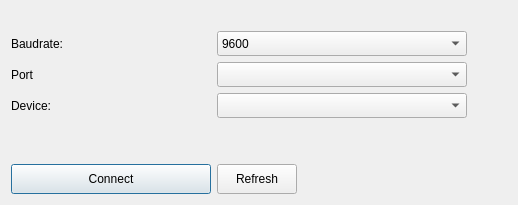
            <widget class="QWidget" name="tabSerial">
             <attribute name="title">
              <string>Serial COM</string>
             </attribute>
             <layout class="QGridLayout" name="gridLayout_7">
              <item row="0" column="3">
               <layout class="QGridLayout" name="gridLayout_3">
                <item row="1" column="1">
                 <widget class="QComboBox" name="comboBoxBaudRates">
                  <property name="enabled">
                   <bool>true</bool>
                  </property>
                  <property name="sizePolicy">
                   <sizepolicy hsizetype="Preferred" vsizetype="Preferred">
                    <horstretch>0</horstretch>
                    <verstretch>0</verstretch>
                   </sizepolicy>
                  </property>
                  <property name="minimumSize">
                   <size>
                    <width>0</width>
                    <height>25</height>
                   </size>
                  </property>
                  <property name="toolTip">
                   <string>&lt;html&gt;&lt;head/&gt;&lt;body&gt;&lt;p&gt;This list contains baud rates supported by current hardware.&lt;/p&gt;&lt;/body&gt;&lt;/html&gt;</string>
                  </property>
                  <property name="currentText">
                   <string notr="true">9600</string>
                  </property>
                  <item>
                   <property name="text">
                    <string>9600</string>
                   </property>
                  </item>
                  <item>
                   <property name="text">
                    <string>14400</string>
                   </property>
                  </item>
                  <item>
                   <property name="text">
                    <string>19200</string>
                   </property>
                  </item>
                  <item>
                   <property name="text">
                    <string>28800</string>
                   </property>
                  </item>
                  <item>
                   <property name="text">
                    <string>31250</string>
                   </property>
                  </item>
                  <item>
                   <property name="text">
                    <string>38400</string>
                   </property>
                  </item>
                  <item>
                   <property name="text">
                    <string>57600</string>
                   </property>
                  </item>
                  <item>
                   <property name="text">
                    <string>115200</string>
                   </property>
                  </item>
                 </widget>
                </item>
                <item row="2" column="0">
                 <widget class="QLabel" name="label_3">
                  <property name="text">
                   <string>Port</string>
                  </property>
                 </widget>
                </item>
                <item row="1" column="0">
                 <widget class="QLabel" name="label_2">
                  <property name="sizePolicy">
                   <sizepolicy hsizetype="Maximum" vsizetype="Preferred">
                    <horstretch>0</horstretch>
                    <verstretch>0</verstretch>
                   </sizepolicy>
                  </property>
                  <property name="minimumSize">
                   <size>
                    <width>0</width>
                    <height>0</height>
                   </size>
                  </property>
                  <property name="maximumSize">
                   <size>
                    <width>16777215</width>
                    <height>16777215</height>
                   </size>
                  </property>
                  <property name="text">
                   <string>Baudrate:</string>
                  </property>
                  <property name="alignment">
                   <set>Qt::AlignRight|Qt::AlignTrailing|Qt::AlignVCenter</set>
                  </property>
                 </widget>
                </item>
                <item row="3" column="0">
                 <widget class="QLabel" name="label">
                  <property name="sizePolicy">
                   <sizepolicy hsizetype="Maximum" vsizetype="Preferred">
                    <horstretch>0</horstretch>
                    <verstretch>0</verstretch>
                   </sizepolicy>
                  </property>
                  <property name="minimumSize">
                   <size>
                    <width>0</width>
                    <height>0</height>
                   </size>
                  </property>
                  <property name="maximumSize">
                   <size>
                    <width>16777215</width>
                    <height>16777215</height>
                   </size>
                  </property>
                  <property name="text">
                   <string>Device:</string>
                  </property>
                  <property name="alignment">
                   <set>Qt::AlignRight|Qt::AlignTrailing|Qt::AlignVCenter</set>
                  </property>
                 </widget>
                </item>
                <item row="3" column="1">
                 <widget class="QComboBox" name="comboBoxDevices">
                  <property name="enabled">
                   <bool>true</bool>
                  </property>
                  <property name="sizePolicy">
                   <sizepolicy hsizetype="Preferred" vsizetype="Preferred">
                    <horstretch>0</horstretch>
                    <verstretch>0</verstretch>
                   </sizepolicy>
                  </property>
                  <property name="minimumSize">
                   <size>
                    <width>250</width>
                    <height>25</height>
                   </size>
                  </property>
                  <property name="maximumSize">
                   <size>
                    <width>16777215</width>
                    <height>16777215</height>
                   </size>
                  </property>
                  <property name="sizeIncrement">
                   <size>
                    <width>0</width>
                    <height>0</height>
                   </size>
                  </property>
                  <property name="currentText">
                   <string notr="true"/>
                  </property>
                  <property name="sizeAdjustPolicy">
                   <enum>QComboBox::AdjustToContents</enum>
                  </property>
                 </widget>
                </item>
                <item row="5" column="1">
                 <widget class="QPushButton" name="pushButtonRefresh">
                  <property name="enabled">
                   <bool>true</bool>
                  </property>
                  <property name="sizePolicy">
                   <sizepolicy hsizetype="Fixed" vsizetype="Fixed">
                    <horstretch>0</horstretch>
                    <verstretch>0</verstretch>
                   </sizepolicy>
                  </property>
                  <property name="minimumSize">
                   <size>
                    <width>0</width>
                    <height>30</height>
                   </size>
                  </property>
                  <property name="whatsThis">
                   <string>&lt;html&gt;&lt;head/&gt;&lt;body&gt;&lt;p&gt;Refresh availible COM ports list&lt;/p&gt;&lt;/body&gt;&lt;/html&gt;</string>
                  </property>
                  <property name="text">
                   <string>Refresh</string>
                  </property>
                 </widget>
                </item>
                <item row="2" column="1">
                 <widget class="QComboBox" name="comboBoxPort">
                  <property name="enabled">
                   <bool>true</bool>
                  </property>
                  <property name="sizePolicy">
                   <sizepolicy hsizetype="Preferred" vsizetype="Preferred">
                    <horstretch>0</horstretch>
                    <verstretch>0</verstretch>
                   </sizepolicy>
                  </property>
                  <property name="minimumSize">
                   <size>
                    <width>250</width>
                    <height>25</height>
                   </size>
                  </property>
                  <property name="currentText">
                   <string notr="true"/>
                  </property>
                 </widget>
                </item>
                <item row="5" column="0">
                 <widget class="QPushButton" name="pushButtonSerialConnect">
                  <property name="sizePolicy">
                   <sizepolicy hsizetype="Fixed" vsizetype="Fixed">
                    <horstretch>0</horstretch>
                    <verstretch>0</verstretch>
                   </sizepolicy>
                  </property>
                  <property name="minimumSize">
                   <size>
                    <width>200</width>
                    <height>30</height>
                   </size>
                  </property>
                  <property name="font">
                   <font>
                    <underline>false</underline>
                   </font>
                  </property>
                  <property name="whatsThis">
                   <string>&lt;html&gt;&lt;head/&gt;&lt;body&gt;&lt;p&gt;Enable/disable serial communication&lt;/p&gt;&lt;/body&gt;&lt;/html&gt;</string>
                  </property>
                  <property name="styleSheet">
                   <string notr="true">:checked {background-color: rgb(127, 255, 0) ;}</string>
                  </property>
                  <property name="text">
                   <string>Connect</string>
                  </property>
                  <property name="shortcut">
                   <string>Alt+N</string>
                  </property>
                  <property name="checkable">
                   <bool>true</bool>
                  </property>
                  <property name="checked">
                   <bool>false</bool>
                  </property>
                  <property name="autoDefault">
                   <bool>false</bool>
                  </property>
                  <property name="default">
                   <bool>true</bool>
                  </property>
                  <property name="flat">
                   <bool>false</bool>
                  </property>
                 </widget>
                </item>
                <item row="4" column="0">
                 <spacer name="verticalSpacer_2">
                  <property name="orientation">
                   <enum>Qt::Vertical</enum>
                  </property>
                  <property name="sizeHint" stdset="0">
                   <size>
                    <width>20</width>
                    <height>40</height>
                   </size>
                  </property>
                 </spacer>
                </item>
                <item row="0" column="0">
                 <widget class="QLabel" name="label_14">
                  <property name="text">
                   <string/>
                  </property>
                 </widget>
                </item>
               </layout>
              </item>
              <item row="0" column="4">
               <spacer name="horizontalSpacer_2">
                <property name="orientation">
                 <enum>Qt::Horizontal</enum>
                </property>
                <property name="sizeHint" stdset="0">
                 <size>
                  <width>40</width>
                  <height>20</height>
                 </size>
                </property>
               </spacer>
              </item>
             </layout>
            </widget>
